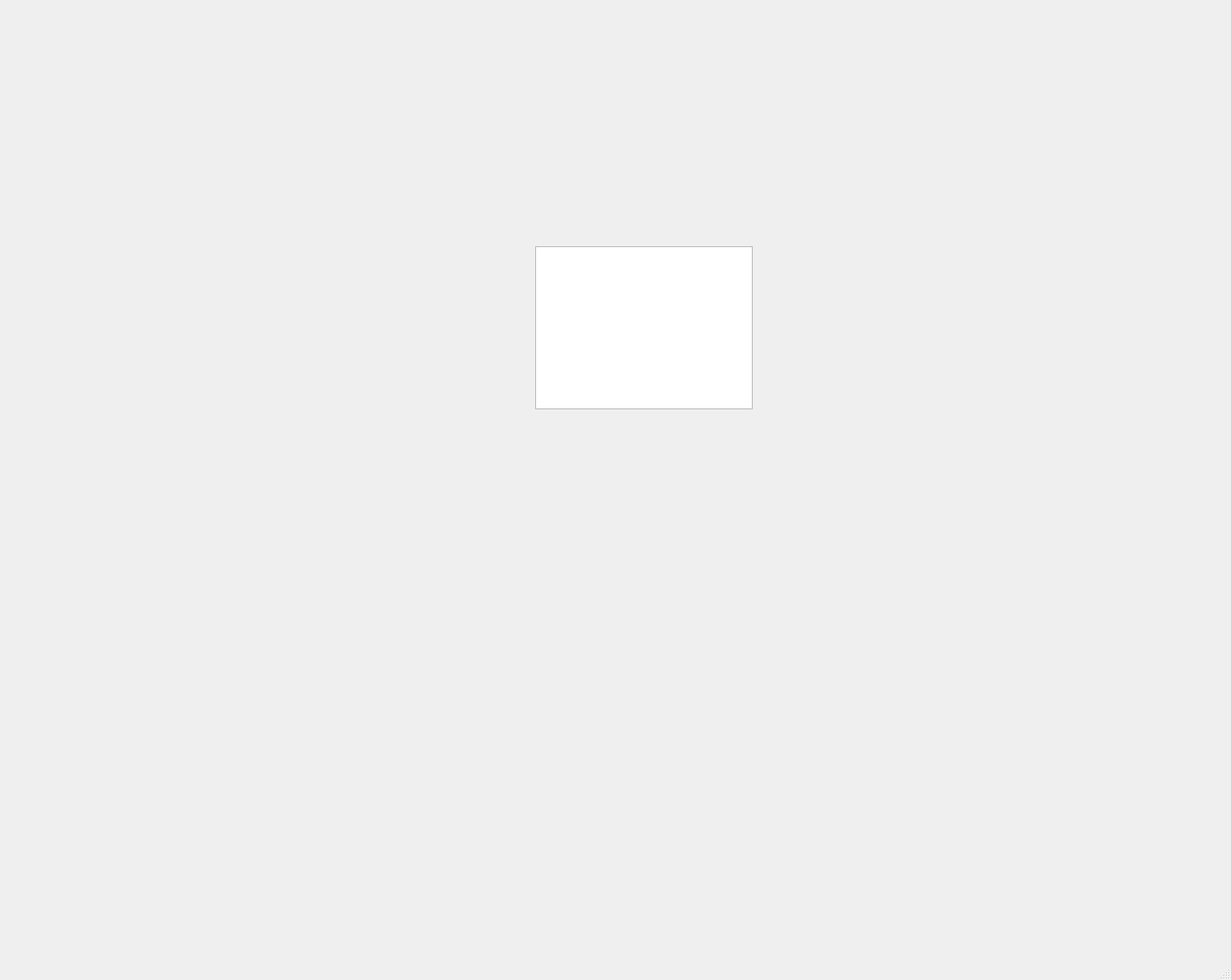
<?xml version="1.0" encoding="UTF-8"?>
<ui version="4.0">
 <class>MainWindow</class>
 <widget class="QMainWindow" name="MainWindow">
  <property name="geometry">
   <rect>
    <x>0</x>
    <y>0</y>
    <width>1449</width>
    <height>1154</height>
   </rect>
  </property>
  <property name="windowTitle">
   <string>MainWindow</string>
  </property>
  <widget class="QWidget" name="centralwidget">
   <widget class="QListWidget" name="listWidget">
    <property name="geometry">
     <rect>
      <x>630</x>
      <y>290</y>
      <width>256</width>
      <height>192</height>
     </rect>
    </property>
   </widget>
  </widget>
  <widget class="QMenuBar" name="menubar">
   <property name="geometry">
    <rect>
     <x>0</x>
     <y>0</y>
     <width>1449</width>
     <height>21</height>
    </rect>
   </property>
  </widget>
  <widget class="QStatusBar" name="statusbar"/>
 </widget>
 <resources/>
 <connections/>
</ui>
